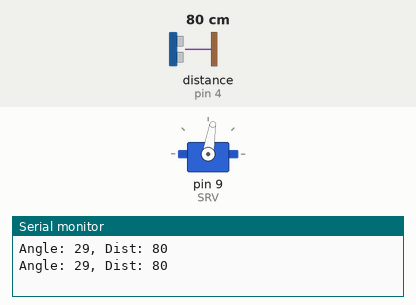
Bench run of a sketch on a simulated Arduino Uno, built with avr-gcc and run on an emulated ATmega328P. Shown: servo, the last lines printed to the serial monitor. The test bench sets the inputs (shaded band); at power-on: distance to the obstacle (sensor on pin 4) 80 cm. The echo pulse lasts 58.3 µs per cm.

Above: at 8.1 s.
8.2 s: distance to the obstacle (sensor on pin 4) set to 120 cm
At 8.6 s:
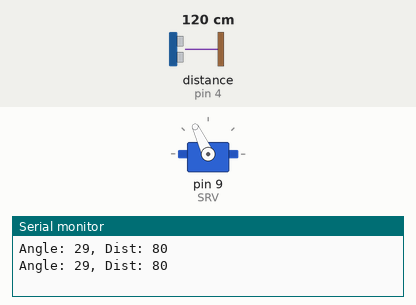
13.6 s: distance to the obstacle (sensor on pin 4) set to 35 cm
At 14.34 s:
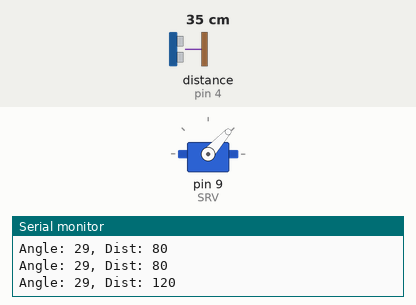
Timing chart, 0 to 25.0 s (numbered marks = the images above; inputs shaded):
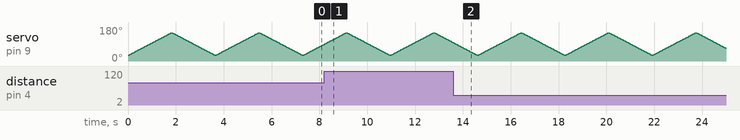

The sketch:

FYP_Tr1.1.ino
```cpp
#include <Servo.h>

#define TRG 3
#define ECH 4
#define SRV 9

Servo base;

int pos = 0;

void setup() {

  pinMode(TRG, OUTPUT);
  pinMode(ECH, INPUT);
  pinMode(SRV, OUTPUT);

  base.attach(SRV);

  Serial.begin(9600);
}

void loop() {

  servoSweep();

  Serial.print("Angle: ");
  Serial.print(pos);
  Serial.print(", Dist: ");
  Serial.println(dist());

}

void servoSweep() {

  for (pos = 30; pos <= 150; pos += 1) {
    base.write(pos);
    delay(15);
  }
  for (pos = 150; pos >= 30; pos -= 1) {
    base.write(pos);
    delay(15);
  }
}

long dist() {

  unsigned long d;

  digitalWrite(TRG, LOW);
  delayMicroseconds(2);
  digitalWrite(TRG, HIGH);
  delayMicroseconds(10);
  digitalWrite(TRG, LOW);

  d = pulseIn(ECH, HIGH);

  return (d / 29 / 2);
}
```
